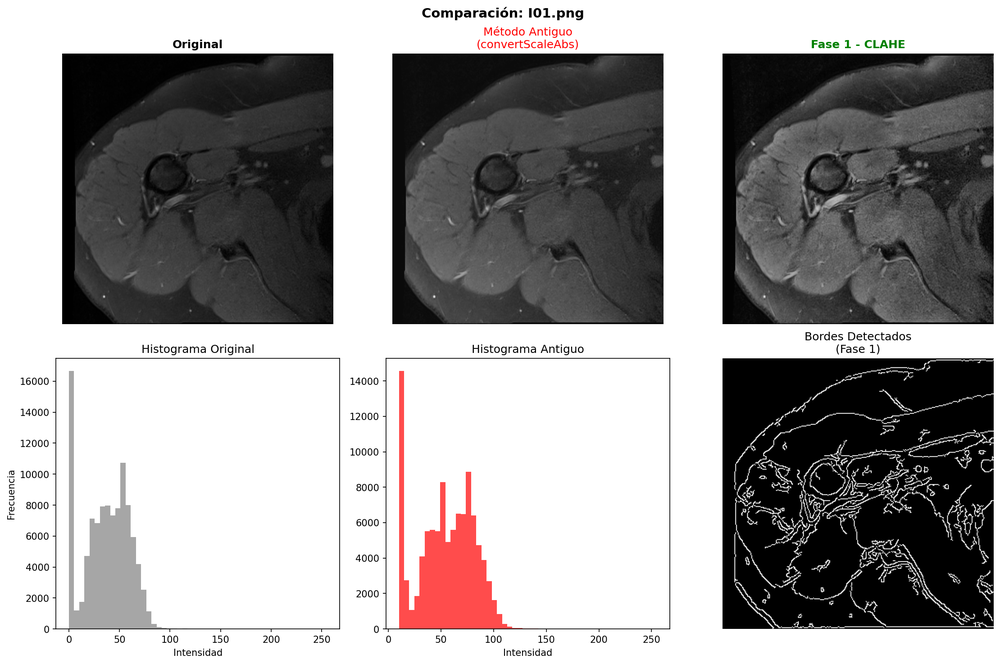
#> input picture test_results/comparison/compare_I01.png, 1000 x 664 px, shrunk from 2220 x 1475 before the run, given in place of comparison, which was not available
$ python compare_preprocessing.py ../test_results/comparison
#> lines starting #> are read from the running program, lines starting #| are printed output that depends on the picture; pictures that were not available may be replaced by others from this repository, and a replacement may not be noted
#> in compare_single_image, `img_old = cv2.convertScaleAbs(img, alpha=1.2, beta=10)`:
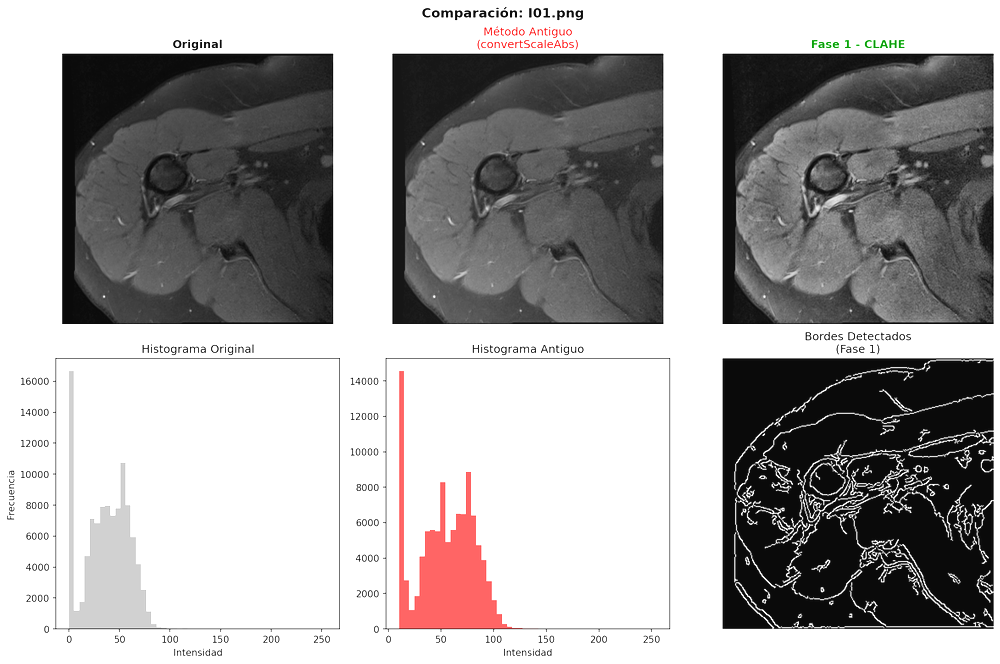
#> img_old: shape (664, 1000, 3); mean R, G, B 167.7, 165.5, 165.4
### src/preprocessing/enhance.py
"""
Módulo de mejora de imágenes médicas
Implementa técnicas avanzadas de preprocesamiento para resaltar estructuras óseas
"""

import cv2
import numpy as np
from typing import Tuple, Optional


# ============================================================================
# TAREA 1.1: CLAHE para Contraste
# ============================================================================

def enhance_bone_contrast(
    img: np.ndarray,
    clip_limit: float = 2.0,
    tile_grid_size: Tuple[int, int] = (8, 8),
    convert_to_rgb: bool = True
) -> np.ndarray:
    """
    Mejora el contraste de la imagen usando CLAHE (Contrast Limited Adaptive
    Histogram Equalization) para resaltar mejor el húmero y sus bordes.

    CLAHE es superior al ajuste lineal porque:
    - Mejora el contraste local en lugar de global
    - Evita la sobre-amplificación del ruido
    - Preserva mejor los detalles en regiones oscuras y claras

    Args:
        img: Imagen de entrada (RGB o escala de grises)
        clip_limit: Límite de contraste para evitar sobre-amplificación (default: 2.0)
        tile_grid_size: Tamaño de la cuadrícula para procesamiento local (default: 8x8)
        convert_to_rgb: Si True, convierte resultado a RGB (default: True)

    Returns:
        Imagen con contraste mejorado

    Example:
        >>> img = cv2.imread('medical_image.png')
        >>> enhanced = enhance_bone_contrast(img)
    """
#> called with clip_limit = 2, tile_grid_size = (8, 8), convert_to_rgb = True
    # Convertir a escala de grises si es necesario
    if len(img.shape) == 3:
        gray = cv2.cvtColor(img, cv2.COLOR_RGB2GRAY)
    else:
        gray = img.copy()

    # Crear objeto CLAHE
    clahe = cv2.createCLAHE(clipLimit=clip_limit, tileGridSize=tile_grid_size)

    # Aplicar CLAHE
    enhanced = clahe.apply(gray)
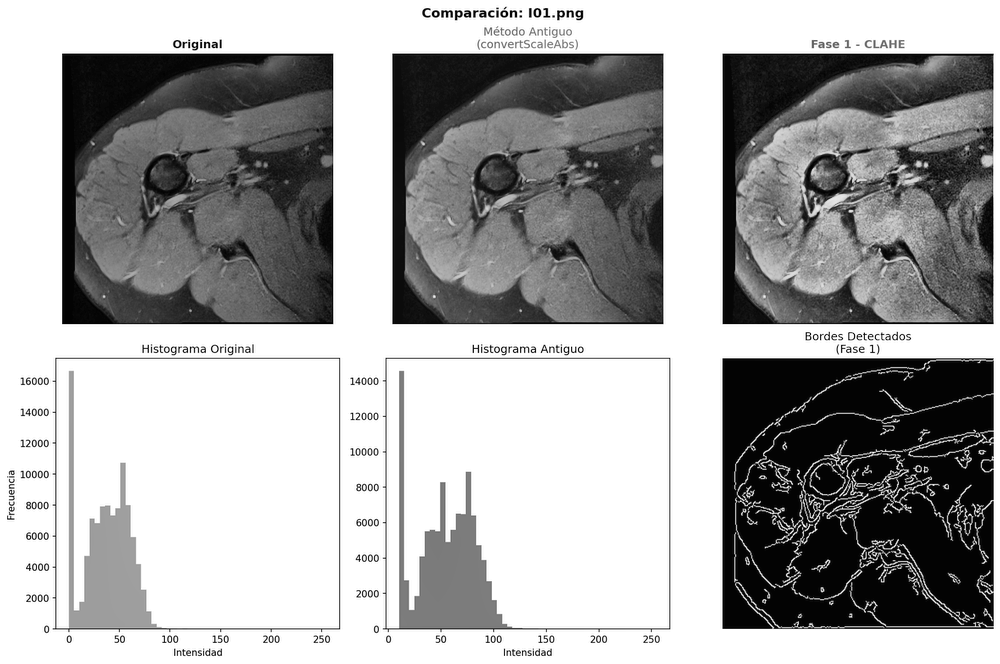
#> enhanced: shape (664, 1000); min 1, max 255, mean 167.1

    # Convertir de vuelta a RGB si se solicita (para compatibilidad con SAM)
    if convert_to_rgb:
        enhanced = cv2.cvtColor(enhanced, cv2.COLOR_GRAY2RGB)
#> enhanced: shape (664, 1000, 3)

    return enhanced


# [38 lines left out: function enhance_bone_contrast_color, not called in this run]


# ============================================================================
# TAREA 1.2: Detección de Bordes
# ============================================================================

def detect_bone_edges(
    img_enhanced: np.ndarray,
    gaussian_kernel: Tuple[int, int] = (5, 5),
    gaussian_sigma: float = 0,
    canny_threshold1: int = 30,
    canny_threshold2: int = 100
) -> np.ndarray:
    """
    Detecta bordes del húmero usando filtro Canny con suavizado Gaussiano previo.

    El proceso es:
    1. Suavizado Gaussiano para reducir ruido
    2. Detección de bordes Canny
    3. Los bordes del húmero deben aparecer claramente

    Args:
        img_enhanced: Imagen mejorada (de enhance_bone_contrast)
        gaussian_kernel: Tamaño del kernel Gaussiano (debe ser impar)
        gaussian_sigma: Desviación estándar del Gaussiano (0 = auto)
        canny_threshold1: Umbral inferior para Canny
        canny_threshold2: Umbral superior para Canny

    Returns:
        Imagen binaria con bordes detectados (255 = borde, 0 = fondo)

    Example:
        >>> enhanced = enhance_bone_contrast(img)
        >>> edges = detect_bone_edges(enhanced)
    """
#> called with gaussian_kernel = (5, 5), gaussian_sigma = 0, canny_threshold1 = 30, canny_threshold2 = 100
    # Convertir a escala de grises si es necesario
    if len(img_enhanced.shape) == 3:
        gray = cv2.cvtColor(img_enhanced, cv2.COLOR_RGB2GRAY)
    else:
        gray = img_enhanced.copy()

    # Suavizado Gaussiano para reducir ruido
    blurred = cv2.GaussianBlur(gray, gaussian_kernel, gaussian_sigma)

    # Detección de bordes Canny
    edges = cv2.Canny(blurred, threshold1=canny_threshold1, threshold2=canny_threshold2)
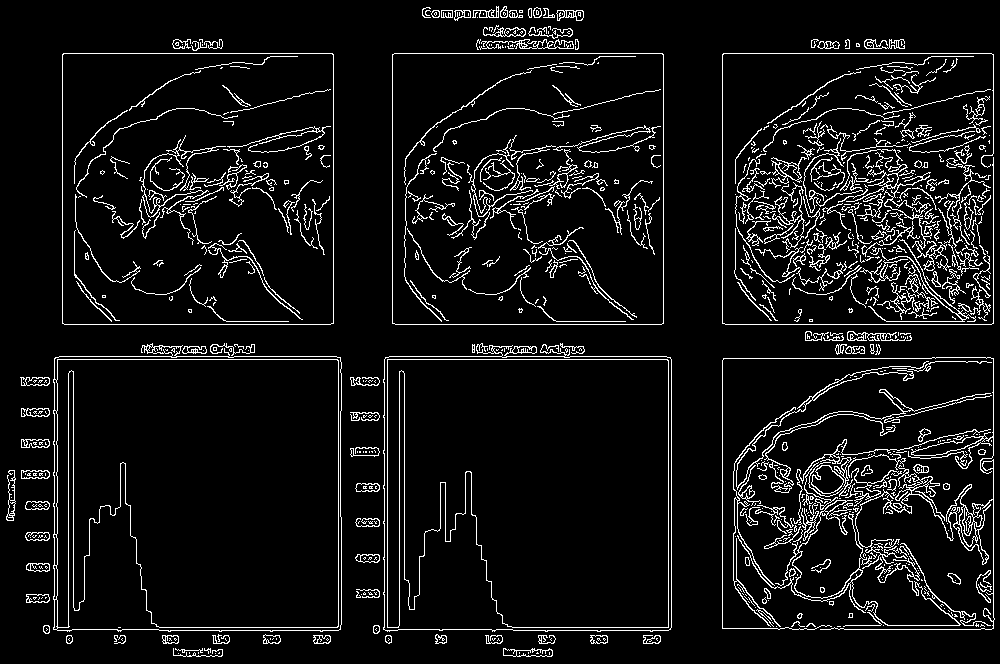
#> edges: shape (664, 1000); 7.2% white in thin lines or dots

    return edges


# [199 lines left out: functions detect_bone_edges_advanced, normalize_adaptive, normalize_adaptive_clahe_combined, preprocess_medical_image, not called in this run]

### scripts/compare_preprocessing.py
"""
Script para comparar método antiguo vs Fase 1 en múltiples imágenes
"""

import sys
import os
sys.path.insert(0, os.path.join(os.path.dirname(__file__), '..'))

import numpy as np
from PIL import Image
import matplotlib.pyplot as plt
import cv2
from pathlib import Path

# Importar mejoras de Fase 1
from src.preprocessing import enhance_bone_contrast, detect_bone_edges


def compare_single_image(image_path: str, save_result: bool = True):
    """
    Compara método antiguo vs Fase 1 en una imagen
    """
    print(f"\n📊 Comparando: {Path(image_path).name}")

    # Cargar imagen
    img = np.array(Image.open(image_path).convert("RGB"))

    # Método antiguo
    img_old = cv2.convertScaleAbs(img, alpha=1.2, beta=10)

    # Método nuevo (Fase 1)
    img_new = enhance_bone_contrast(img, clip_limit=2.0, tile_grid_size=(8, 8))
    edges_new = detect_bone_edges(img_new)

    # Crear visualización
    fig, axes = plt.subplots(2, 3, figsize=(15, 10))

    # Fila 1
    axes[0, 0].imshow(img)
    axes[0, 0].set_title("Original", fontsize=12, fontweight='bold')
    axes[0, 0].axis('off')

    axes[0, 1].imshow(img_old)
    axes[0, 1].set_title("Método Antiguo\n(convertScaleAbs)", fontsize=12, color='red')
    axes[0, 1].axis('off')

    axes[0, 2].imshow(img_new)
    axes[0, 2].set_title("Fase 1 - CLAHE", fontsize=12, fontweight='bold', color='green')
    axes[0, 2].axis('off')

    # Fila 2
    axes[1, 0].hist(img[:,:,0].ravel(), bins=50, alpha=0.7, color='gray')
    axes[1, 0].set_title("Histograma Original")
    axes[1, 0].set_xlabel('Intensidad')
    axes[1, 0].set_ylabel('Frecuencia')

    axes[1, 1].hist(img_old[:,:,0].ravel(), bins=50, alpha=0.7, color='red')
    axes[1, 1].set_title("Histograma Antiguo")
    axes[1, 1].set_xlabel('Intensidad')

    axes[1, 2].imshow(edges_new, cmap='gray')
    axes[1, 2].set_title("Bordes Detectados\n(Fase 1)", fontsize=12)
    axes[1, 2].axis('off')

    plt.suptitle(f"Comparación: {Path(image_path).name}", fontsize=14, fontweight='bold')
    plt.tight_layout()

    if save_result:
        output_dir = Path(__file__).parent.parent / "test_results" / "comparison"
        output_dir.mkdir(parents=True, exist_ok=True)
        output_path = output_dir / f"compare_{Path(image_path).stem}.png"
        plt.savefig(output_path, dpi=150, bbox_inches='tight')
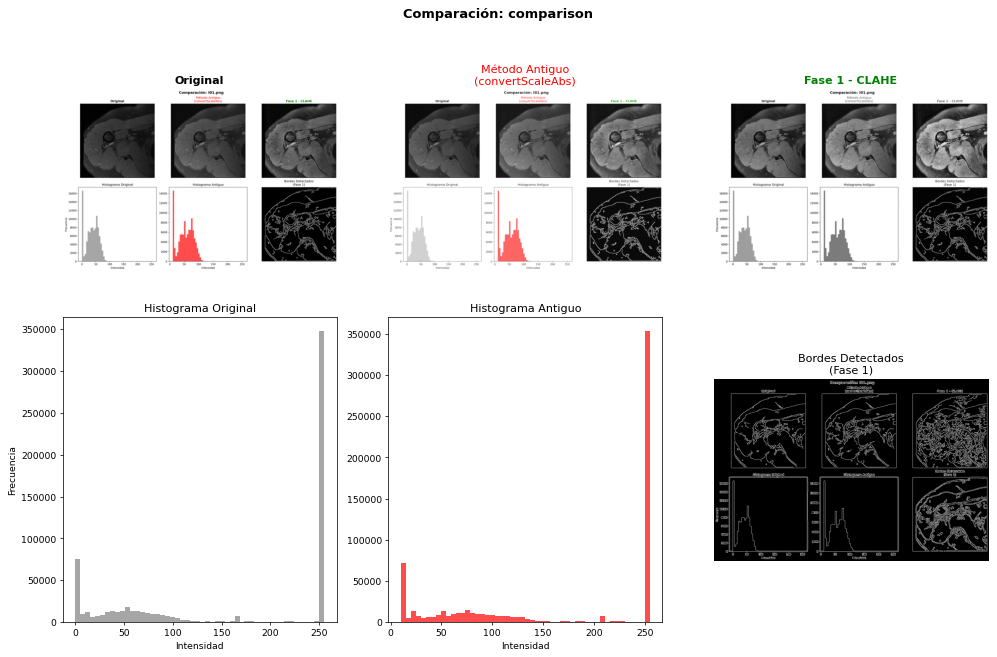
#> figure drawn by matplotlib, 6 panels; panel 4: tallest bar 347105 high, from x = 249.9 to 255; panel 5: tallest bar 353049 high, from x = 250.1 to 255
        print(f"  💾 Guardado: {output_path.name}")
        plt.close()
    else:
        plt.show()

    # Calcular métricas
    edge_density = np.sum(edges_new > 0) / edges_new.size
#> edge_density = 0.0722
    contrast_old = np.std(img_old)
#> contrast_old = 99.61
    contrast_new = np.std(img_new)
#> contrast_new = 98.63

    return {
        'image': Path(image_path).name,
        'edge_density': edge_density,
        'contrast_old': contrast_old,
        'contrast_new': contrast_new,
        'contrast_improvement': (contrast_new - contrast_old) / contrast_old * 100
    }


def compare_batch(image_paths: list):
    """
    Compara múltiples imágenes y genera reporte
    """
    print(f"\n{'='*60}")
    print(f"🔬 COMPARACIÓN BATCH: Antiguo vs Fase 1")
    print(f"{'='*60}")
    print(f"📊 Procesando {len(image_paths)} imágenes...\n")

    results = []

    for img_path in image_paths:
        try:
            result = compare_single_image(str(img_path), save_result=True)
#> result = {'image': 'comparison', 'edge_density': 0.0722, 'contrast_old': 99.61, 'contrast_new': 98.63, 'contrast_improvement': -0.985}
            results.append(result)
            print(f"  ✅ {result['image']}: Densidad bordes={result['edge_density']:.4f}, "
                  f"Mejora contraste={result['contrast_improvement']:.1f}%")
#|   ✅ comparison: Densidad bordes=0.0722, Mejora contraste=-1.0%
        except Exception as e:
            print(f"  ❌ Error en {Path(img_path).name}: {str(e)}")

    # Resumen
    print(f"\n{'='*60}")
    print(f"📈 RESUMEN COMPARATIVO")
    print(f"{'='*60}")

    if results:
        avg_edge_density = np.mean([r['edge_density'] for r in results])
#> avg_edge_density = 0.0722
        avg_contrast_improvement = np.mean([r['contrast_improvement'] for r in results])
#> avg_contrast_improvement = -0.985

        print(f"✅ Imágenes procesadas: {len(results)}/{len(image_paths)}")
#| ✅ Imágenes procesadas: 1/1
        print(f"📊 Densidad promedio de bordes: {avg_edge_density:.4f}")
#| 📊 Densidad promedio de bordes: 0.0722
        print(f"📈 Mejora promedio de contraste: {avg_contrast_improvement:.1f}%")
#| 📈 Mejora promedio de contraste: -1.0%

        if avg_contrast_improvement > 0:
            print(f"\n🎉 Fase 1 mejora el contraste en promedio!")

        # Crear gráfico resumen
        create_summary_plot(results)

    print(f"{'='*60}\n")

    return results


def create_summary_plot(results: list):
    """
    Crea gráfico resumen de las comparaciones
    """
    fig, axes = plt.subplots(1, 2, figsize=(14, 5))

    images = [r['image'] for r in results]
#> images = ['comparison']
    edge_densities = [r['edge_density'] for r in results]
#> edge_densities = [0.0722]
    improvements = [r['contrast_improvement'] for r in results]
#> improvements = [-0.985]

    # Gráfico 1: Densidad de bordes
    axes[0].bar(range(len(images)), edge_densities, color='steelblue', alpha=0.7)
    axes[0].set_xticks(range(len(images)))
    axes[0].set_xticklabels([img[:6] for img in images], rotation=45)
    axes[0].set_ylabel('Densidad de Bordes')
    axes[0].set_title('Detección de Bordes (Fase 1)', fontweight='bold')
    axes[0].grid(axis='y', alpha=0.3)

    # Gráfico 2: Mejora de contraste
    colors = ['green' if x > 0 else 'red' for x in improvements]
#> colors = ['red']
    axes[1].bar(range(len(images)), improvements, color=colors, alpha=0.7)
    axes[1].set_xticks(range(len(images)))
    axes[1].set_xticklabels([img[:6] for img in images], rotation=45)
    axes[1].set_ylabel('Mejora de Contraste (%)')
    axes[1].set_title('Mejora de Contraste: Fase 1 vs Antiguo', fontweight='bold')
    axes[1].axhline(y=0, color='black', linestyle='--', linewidth=0.8)
    axes[1].grid(axis='y', alpha=0.3)

    plt.tight_layout()

    output_dir = Path(__file__).parent.parent / "test_results" / "comparison"
    output_path = output_dir / "summary_comparison.png"
    plt.savefig(output_path, dpi=150, bbox_inches='tight')
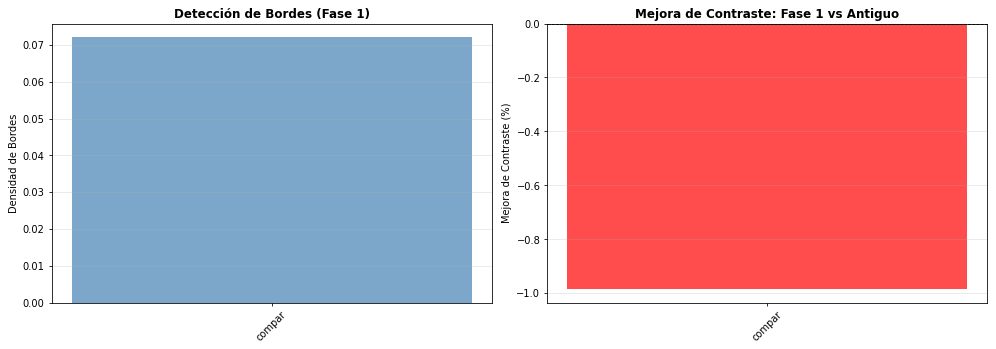
#> figure drawn by matplotlib, 2 panels
    print(f"\n💾 Resumen guardado: {output_path}")
    plt.close()


if __name__ == "__main__":
    import argparse

    parser = argparse.ArgumentParser(description="Comparar preprocesamiento antiguo vs Fase 1")
    parser.add_argument('images', nargs='+', help='Rutas a las imágenes')

    args = parser.parse_args()

    # Convertir a Path objects
    image_paths = [Path(img) for img in args.images]

    # Ejecutar comparación
    compare_batch(image_paths)
